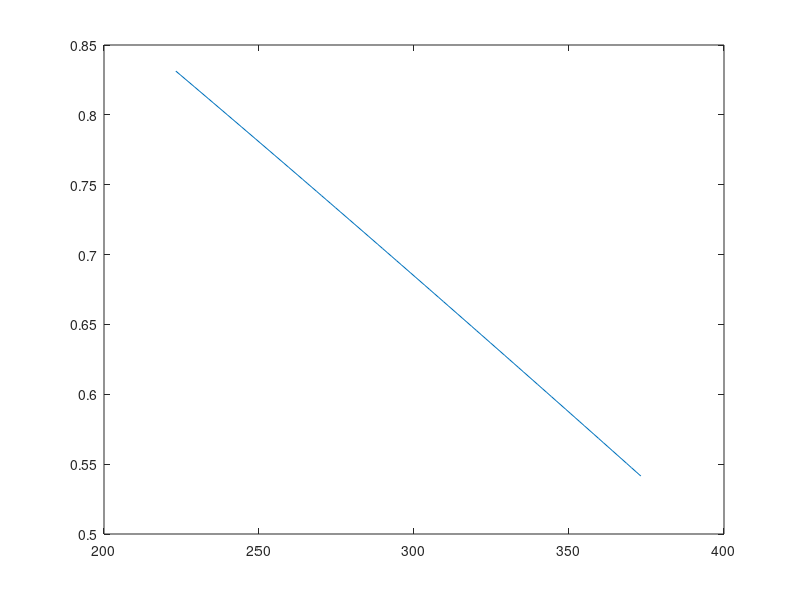

This chart was generated by the following MATLAB code:
clear; close all; clc;

Vdd = 1.8;%%linspace(3.3,5);%[1.8 3.3 5];

pf = .18e-6;

% Vtp = .45;
% Vtn = .45;
% unCox = 270e-6;
% upCox = 70e-6;
% lambdaL = .08e-6;
% 
% B = sqrt((1/4)*(unCox/upCox));
% 
% TC_Vtn = -.003;
% TC_Vtp = -.003;

Vgo = 1.206;
m = 2.3;
k = 1.3806488e-23;
q = 1.60217646e-19;
Is = 1e-18;

Id = 1e-6;

To = 20+273.15;
T = linspace(-50,100)+273.15;%linspace(-50,100)+273.15;

Vbeo = k*To/q*log(Id/Is);

Vbe = Vgo.*(1-T./To)+Vbeo.*T./To+m*k.*T./q.*log(To./T)+ k.*T./q.*log(Id/Id);



dVbe_dT = 1/To*(Vbeo - Vgo)+m*k/q*(log(To./T)-1)
%dVbe_dT = -2.4e-3;

TC_Vbe = 1/Vbeo*dVbe_dT


plot(T,Vbe)
%%

rd = k*T/(q*Id);


Rin = inf;
Rout = rd;

